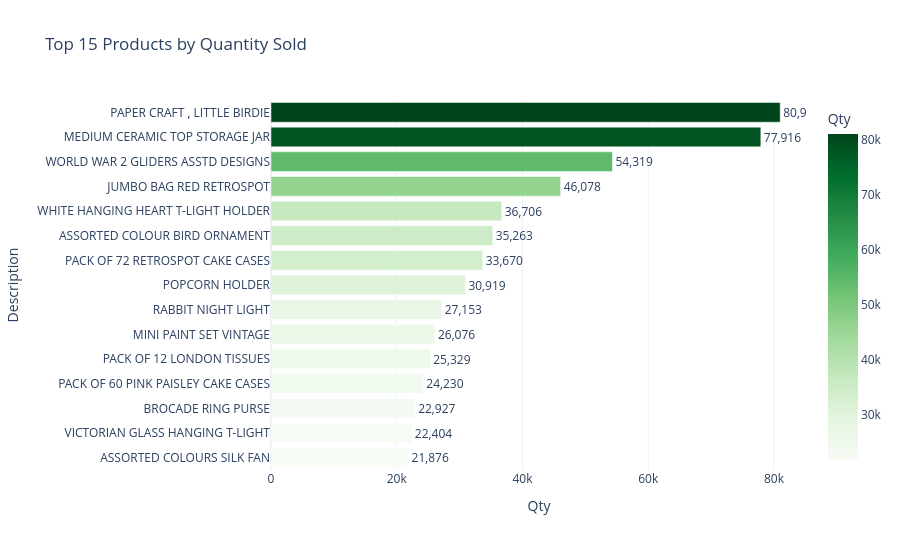

The code cell stored with this chart in its notebook:
### Code cell
# Top 15 products by quantity sold
top_products_qty = (
    df.groupby(['StockCode', 'Description'])
    .agg(Qty=('Quantity', 'sum'))
    .reset_index()
    .sort_values('Qty', ascending=False)
    .head(15)
)

fig = px.bar(
    top_products_qty.sort_values('Qty'),
    x='Qty', y='Description',
    orientation='h',
    title='Top 15 Products by Quantity Sold',
    color='Qty', color_continuous_scale='Greens',
    text=top_products_qty.sort_values('Qty')['Qty'].apply(lambda x: f'{x:,}')
)
fig.update_traces(textposition='outside')
fig.update_layout(template='plotly_white', height=550, showlegend=False)
fig.show()

### Figure 1 — Plotly figure (JSON) as saved in the notebook; plotly's stock layout.template omitted (floating-point values rounded to 4 significant figures)
{"data": [{"hovertemplate": "Qty=%{marker.color}<br>Description=%{y}<br>text=%{text}<extra></extra>", "legendgroup": "", "marker": {"color": [21876, 22404, 22927, 24230, 25329, 26076, 27153, 30919, 33670, 35263, 36706, 46078, 54319, 77916, 80995], "coloraxis": "coloraxis", "pattern": {"shape": ""}}, "name": "", "orientation": "h", "showlegend": false, "text": ["21,876", "22,404", "22,927", "24,230", "25,329", "26,076", "27,153", "30,919", "33,670", "35,263", "36,706", "46,078", "54,319", "77,916", "80,995"], "textposition": "outside", "type": "bar", "x": [21876, 22404, 22927, 24230, 25329, 26076, 27153, 30919, 33670, 35263, 36706, 46078, 54319, 77916, 80995], "xaxis": "x", "y": ["ASSORTED COLOURS SILK FAN", "VICTORIAN GLASS HANGING T-LIGHT", "BROCADE RING PURSE", "PACK OF 60 PINK PAISLEY CAKE CASES", "PACK OF 12 LONDON TISSUES", "MINI PAINT SET VINTAGE", "RABBIT NIGHT LIGHT", "POPCORN HOLDER", "PACK OF 72 RETROSPOT CAKE CASES", "ASSORTED COLOUR BIRD ORNAMENT", "WHITE HANGING HEART T-LIGHT HOLDER", "JUMBO BAG RED RETROSPOT", "WORLD WAR 2 GLIDERS ASSTD DESIGNS", "MEDIUM CERAMIC TOP STORAGE JAR", "PAPER CRAFT , LITTLE BIRDIE"], "yaxis": "y"}], "layout": {"barmode": "relative", "coloraxis": {"autocolorscale": false, "colorbar": {"title": {"text": "Qty"}}, "colorscale": [[0, "rgb(247,252,245)"], [0.125, "rgb(229,245,224)"], [0.25, "rgb(199,233,192)"], [0.375, "rgb(161,217,155)"], [0.5, "rgb(116,196,118)"], [0.625, "rgb(65,171,93)"], [0.75, "rgb(35,139,69)"], [0.875, "rgb(0,109,44)"], [1, "rgb(0,68,27)"]]}, "height": 550, "legend": {"tracegroupgap": 0}, "showlegend": false, "title": {"text": "Top 15 Products by Quantity Sold"}, "xaxis": {"anchor": "y", "domain": [0, 1], "title": {"text": "Qty"}}, "yaxis": {"anchor": "x", "domain": [0, 1], "title": {"text": "Description"}}}}
